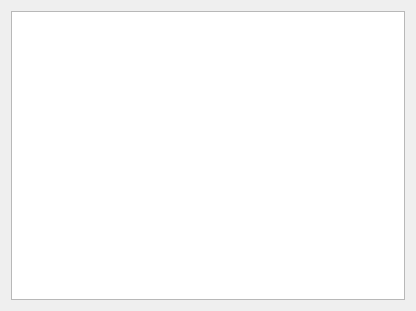
<?xml version="1.0" encoding="UTF-8"?>
<ui version="4.0">
 <class>Widget</class>
 <widget class="QWidget" name="Widget">
  <property name="geometry">
   <rect>
    <x>0</x>
    <y>0</y>
    <width>416</width>
    <height>311</height>
   </rect>
  </property>
  <property name="windowTitle">
   <string>Widget</string>
  </property>
  <layout class="QVBoxLayout" name="verticalLayout">
   <item>
    <widget class="QTreeView" name="treeView"/>
   </item>
  </layout>
 </widget>
 <resources/>
 <connections/>
</ui>
